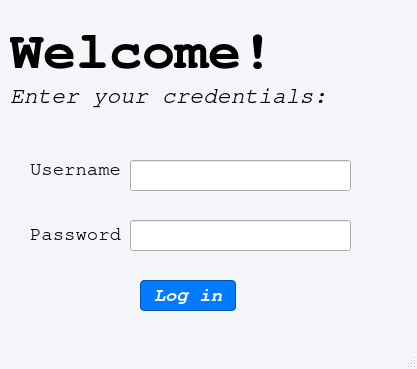
<?xml version="1.0" encoding="UTF-8"?>
<ui version="4.0">
 <class>loginPage</class>
 <widget class="QMainWindow" name="loginPage">
  <property name="geometry">
   <rect>
    <x>0</x>
    <y>0</y>
    <width>417</width>
    <height>369</height>
   </rect>
  </property>
  <property name="windowTitle">
   <string>loginPage</string>
  </property>
  <property name="styleSheet">
   <string notr="true">QMainWindow{
    background-color: #f4f6f9;   /* Soft light gray */
    color: #212529;              /* Neutral dark text */
    font-family: &quot;Segoe UI&quot;, sans-serif;
    font-size: 13px;
}
</string>
  </property>
  <widget class="QWidget" name="centralwidget">
   <widget class="QLabel" name="label_2">
    <property name="geometry">
     <rect>
      <x>30</x>
      <y>160</y>
      <width>101</width>
      <height>19</height>
     </rect>
    </property>
    <property name="font">
     <font>
      <family>Nimbus Mono PS</family>
      <pointsize>14</pointsize>
     </font>
    </property>
    <property name="text">
     <string>Username</string>
    </property>
   </widget>
   <widget class="QLabel" name="label_3">
    <property name="geometry">
     <rect>
      <x>30</x>
      <y>219</y>
      <width>121</width>
      <height>31</height>
     </rect>
    </property>
    <property name="font">
     <font>
      <family>Nimbus Mono PS</family>
      <pointsize>14</pointsize>
     </font>
    </property>
    <property name="text">
     <string>Password</string>
    </property>
   </widget>
   <widget class="QLineEdit" name="usernameBox">
    <property name="geometry">
     <rect>
      <x>130</x>
      <y>160</y>
      <width>221</width>
      <height>31</height>
     </rect>
    </property>
   </widget>
   <widget class="QLineEdit" name="passwordBox">
    <property name="geometry">
     <rect>
      <x>130</x>
      <y>220</y>
      <width>221</width>
      <height>31</height>
     </rect>
    </property>
    <property name="echoMode">
     <enum>QLineEdit::EchoMode::Password</enum>
    </property>
   </widget>
   <widget class="QLabel" name="label">
    <property name="geometry">
     <rect>
      <x>10</x>
      <y>20</y>
      <width>271</width>
      <height>61</height>
     </rect>
    </property>
    <property name="sizePolicy">
     <sizepolicy hsizetype="Preferred" vsizetype="Preferred">
      <horstretch>0</horstretch>
      <verstretch>0</verstretch>
     </sizepolicy>
    </property>
    <property name="font">
     <font>
      <family>Nimbus Mono PS</family>
      <pointsize>41</pointsize>
      <bold>true</bold>
     </font>
    </property>
    <property name="text">
     <string>Welcome!</string>
    </property>
   </widget>
   <widget class="QPushButton" name="loginButton">
    <property name="geometry">
     <rect>
      <x>140</x>
      <y>280</y>
      <width>96</width>
      <height>31</height>
     </rect>
    </property>
    <property name="font">
     <font>
      <family>Nimbus Mono PS</family>
      <pointsize>14</pointsize>
      <italic>true</italic>
      <bold>true</bold>
     </font>
    </property>
    <property name="styleSheet">
     <string notr="true">QPushButton#loginButton {
  background-color: #007BFF;    /* Bootstrap’s primary blue */
  color: white;                 /* White text */
  border-style: solid;
  border-width: 1px;
  border-color: #0056b3;        /* Slightly darker blue border */
  border-radius: 4px;
  padding: 6px 12px;
  font-weight: bold;
}
QPushButton#loginButton:hover {
  background-color: #0056b3;    /* Darker on hover */
}
QPushButton#loginButton:pressed {
  background-color: #004085;    /* Even darker when pressed */
}
</string>
    </property>
    <property name="text">
     <string>Log in</string>
    </property>
   </widget>
   <widget class="QLabel" name="label_4">
    <property name="geometry">
     <rect>
      <x>10</x>
      <y>80</y>
      <width>401</width>
      <height>31</height>
     </rect>
    </property>
    <property name="font">
     <font>
      <family>Nimbus Mono PS</family>
      <pointsize>17</pointsize>
      <italic>true</italic>
      <bold>false</bold>
     </font>
    </property>
    <property name="text">
     <string>Enter your credentials:</string>
    </property>
   </widget>
  </widget>
  <widget class="QMenuBar" name="menubar">
   <property name="geometry">
    <rect>
     <x>0</x>
     <y>0</y>
     <width>417</width>
     <height>24</height>
    </rect>
   </property>
  </widget>
  <widget class="QStatusBar" name="statusbar"/>
 </widget>
 <resources/>
 <connections/>
</ui>
